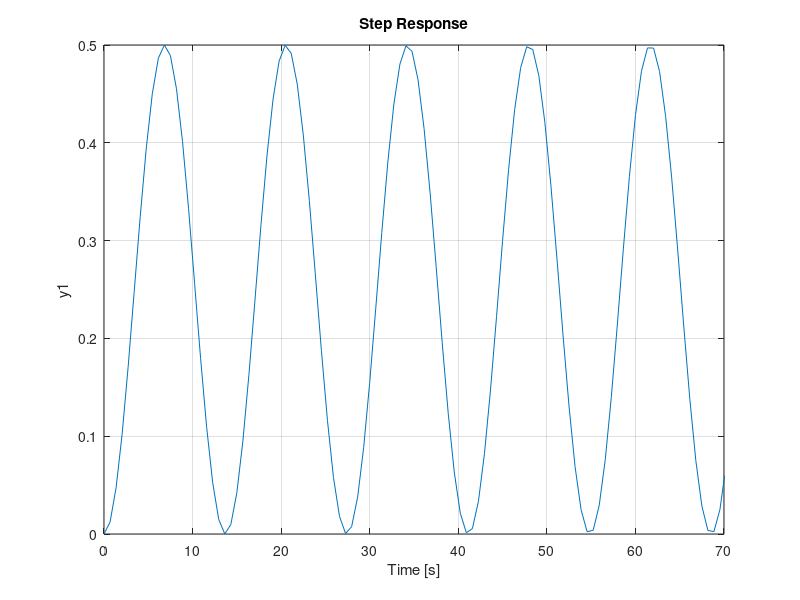
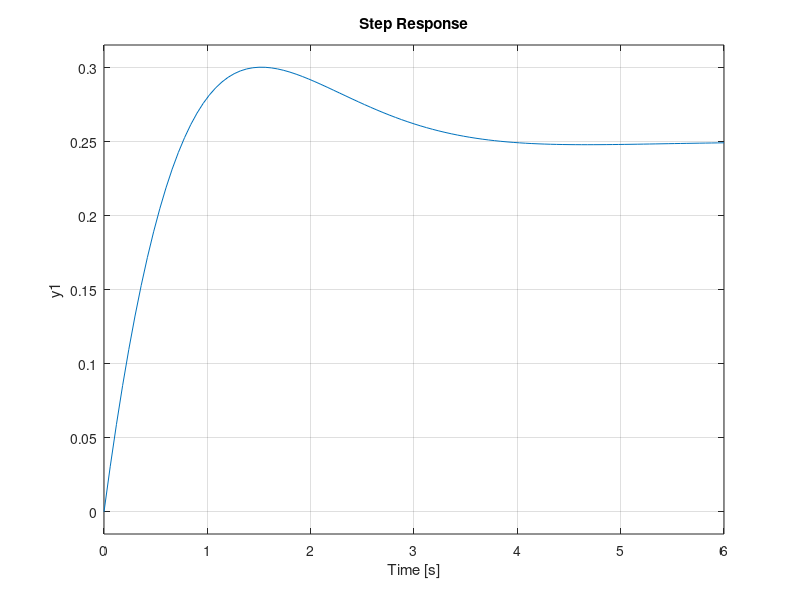
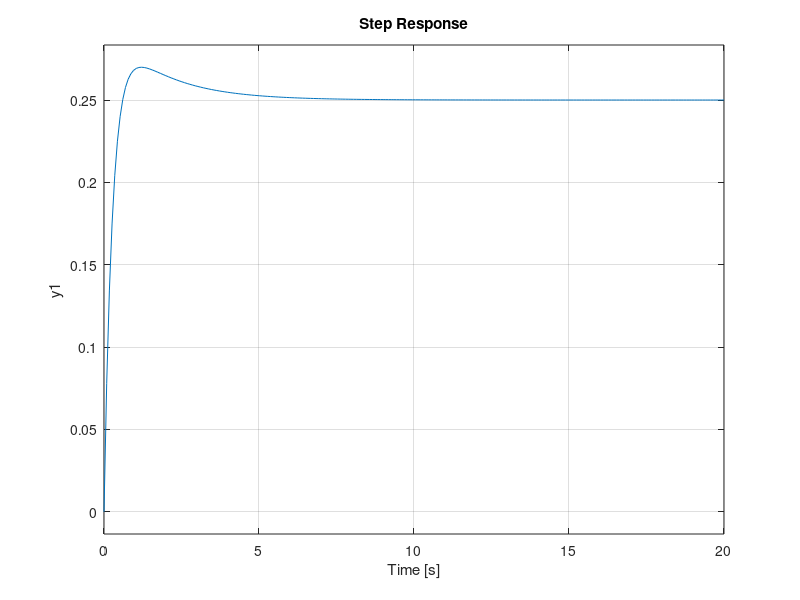
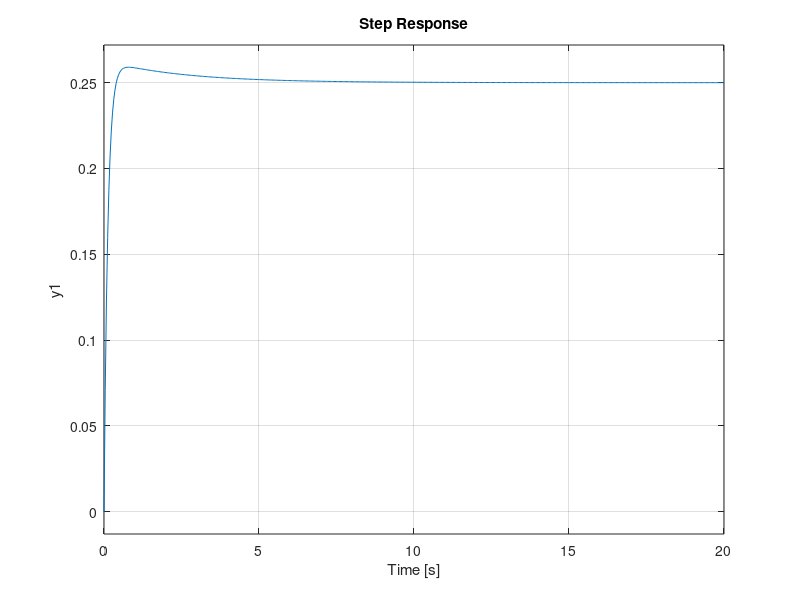

Recreate these plots in MATLAB, in order.
m = 0.111;
R = 0.015;
g = -9.8;
L = 1.0;
d = 0.03;
J = 9.99e-6;
s = tf('s');
P_ball = -m*g*d/L/(J/R^2+m)/s^2;

Kp = 1;
C = pid(Kp);
sys_cl=feedback(C*P_ball,1);
figure(1)
step(0.25*sys_cl)
axis([0 70 0 0.5])
m = 0.111;
R = 0.015;
g = -9.8;
L = 1.0;
d = 0.03;
J = 9.99e-6;
s = tf('s');
P_ball = -m*g*d/L/(J/R^2+m)/s^2;

Kp = 10;
Kd = 10;
C = pid(Kp,0,Kd);

sys_cl=feedback(C*P_ball,1);
figure(2)
t=0:0.01:5;
step(0.25*sys_cl)
Kp = 10;
Kd = 20;
C = pid(Kp,0,Kd);
figure(3)
sys_cl=feedback(C*P_ball,1);
step(0.25*sys_cl)
Kp = 15;
Kd = 40;
C = pid(Kp,0,Kd);
figure(4)
sys_cl=feedback(C*P_ball,1);
step(0.25*sys_cl)
